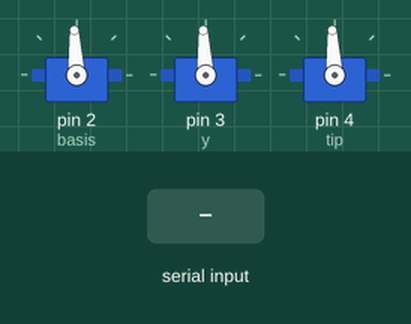
Simulated run of this sketch. Board: Arduino Uno, built with avr-gcc and run on an emulated ATmega328P. On the bench: 3 × servo. Inputs (shaded band) come from the test bench.

Above: at 1.2 s.
1.3 s: "d" received over Serial
At 1.6 s:
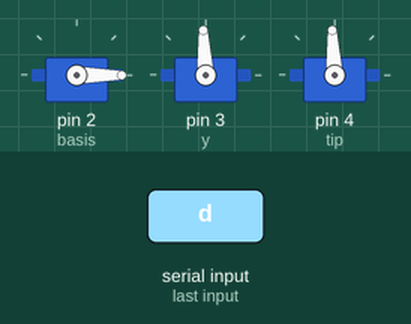
2.8 s: "w" received over Serial
At 3.9 s:
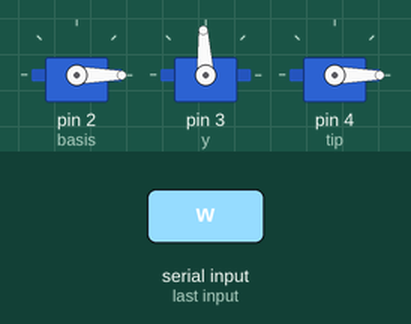
4.3 s: "a" received over Serial
At 5.1 s:
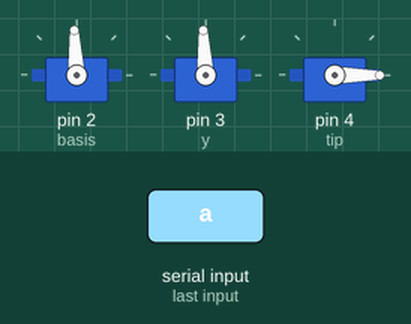
5.8 s: "e" received over Serial
At 6.2 s:
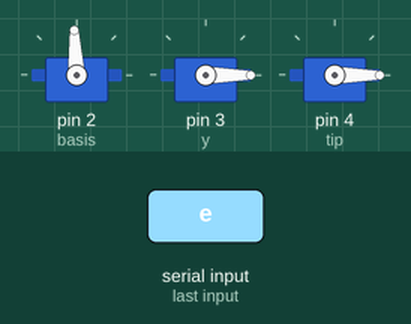
7.3 s: "s" received over Serial
At 8.5 s:
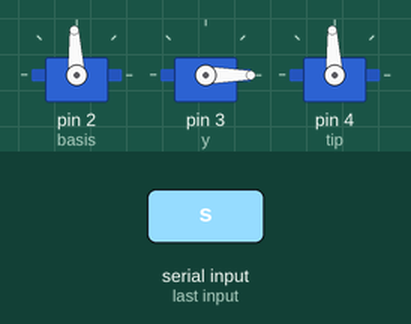
8.8 s: "q" received over Serial
At 9.7 s:
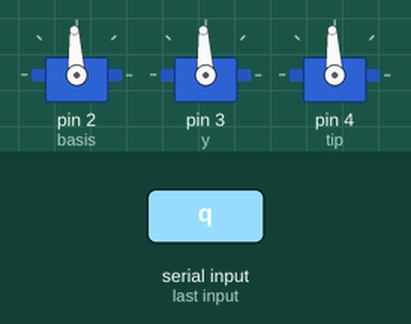
Timing chart, 0 to 11.3 s (numbered marks = the images above; inputs shaded):
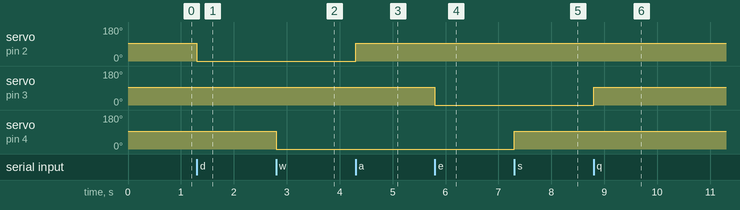

The sketch:

3DOFDrawing.ino
```cpp
#include <Servo.h>

Servo basis;
Servo y;
Servo tip;

// from 1000 to 2000 -- 90deg = 500ms, 5.55ms per degree
uint32_t basis0 = 1500;
uint32_t y0 = 1500;
uint32_t tip0 = 1500;

uint32_t bss;
uint32_t yy;
uint32_t tp;

// a = 10mm (offset der y-achse gegenüber der z-achse)
// b = 25mm (position der y-achse über der base plate)
// y = 50mm (länge des y arms)
// o = 0mm (tip offset!)

void setup() {
  Serial.begin(115200);
  moveBasis(0);
  moveY(0);
  moveTip(0);

  basis.attach(2);
  y.attach(3);
  tip.attach(4);
}

void moveBasis(float angle) {
  bss = angle;
  basis.writeMicroseconds(basis0 + 500*angle/90);
}
void moveY(float angle) {
  yy = angle;
  y.writeMicroseconds(y0 + 500*angle/90);
}
void moveTip(float angle) {
  tp = angle;
  tip.writeMicroseconds(tip0 + 500*angle/90);
}

void loop() {
  char data = Serial.read();
  switch (data) {
    case 'a':
      moveBasis(bss + 1);
      break;
    case 'd':
      moveBasis(bss - 1);
      break;
    case 'w':
      moveTip(tp - 1);
      break;
    case 's':
      moveTip(tp + 1);
      break;
    case 'q':
      moveY(yy + 1);
      break;
    case 'e':
      moveY(yy - 1);
      break;
  }
}
```

Measured:
- after the input at 1.3 s, servo on pin 2 (basis): 93° → 0° at once
- after the input at 2.8 s, servo on pin 4 (tip): 93° → 0° at once
- after the input at 4.3 s, servo on pin 2 (basis): 0° → 93° at once
- after the input at 5.8 s, servo on pin 3 (y): 93° → 0° at once
- after the input at 7.3 s, servo on pin 4 (tip): 0° → 93° at once
- after the input at 8.8 s, servo on pin 3 (y): 0° → 93° at once
